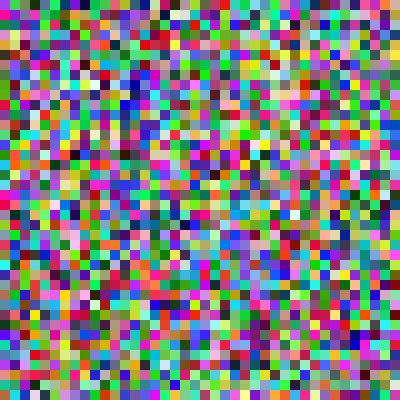
Frame 1 (no input)
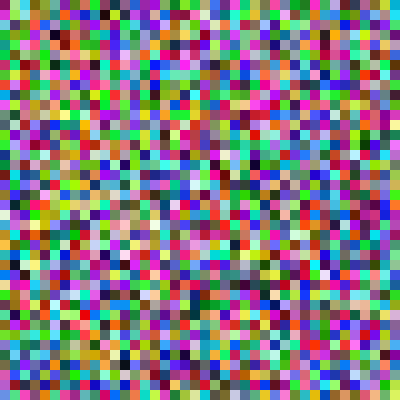
Frame 60 (the mouse pressed at the canvas centre just before this capture)
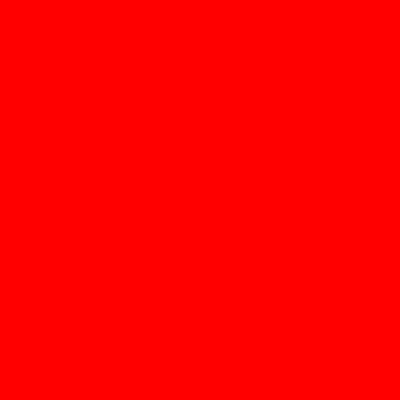
Frame 120 (the mouse held since frame 60 and released just before this capture)

The Processing sketch that drew these frames (run headless with seeded random() and noise(); from frame 60 on, the mouse is pressed at the canvas centre):

// Processing sketch: processing_91138
// ── processing_91138.pde

//Lots of squares. Hold the mouse or keyboard to relieve eyes.
void setup(){
  size(400,400);
}
void draw(){
noStroke();
for(int yPos = 0; yPos <displayHeight; yPos += 10){
for(int xPos = 0; xPos < displayWidth; xPos += 10){
fill(random(0,255),random(0,255),random(0,255));
rect(xPos,yPos,20,20);
 if (keyPressed == true) {{ //green screen
   fill(0,255,0);
rect(xPos,yPos,20,20);}}
if (mousePressed== true) {{ // red screen
  fill(255,0,0);
  rect(xPos,yPos,20,20);
   }
 }
}
}
}
